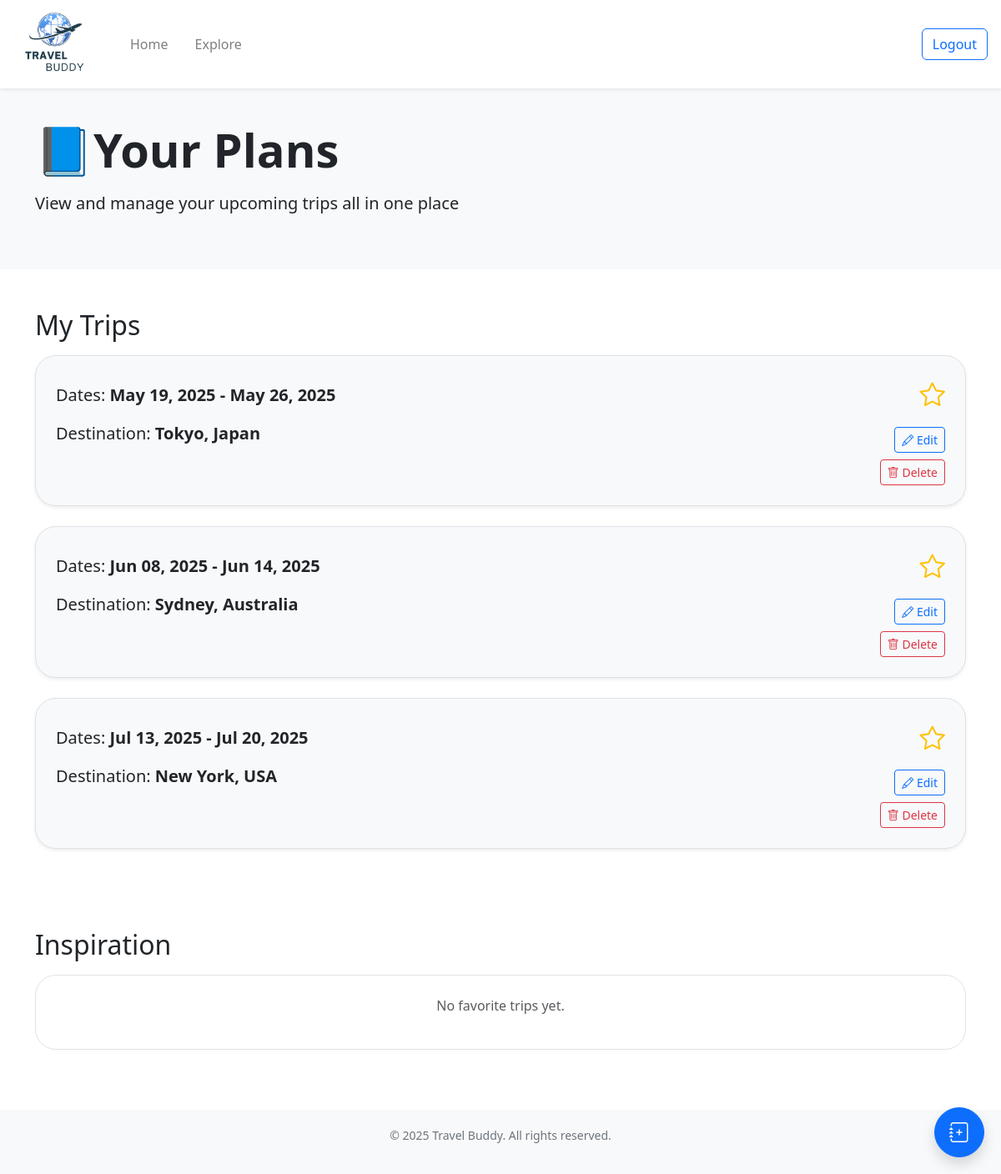
The app's page /home (signed in) with its own data.
### website/models.py (models this page shows)
class Trip(db.Model):
    __tablename__ = 'trip'
    id = db.Column(db.Integer, primary_key=True)
    destination = db.Column(db.String(200), nullable=False)
    start_date = db.Column(db.Date, nullable=False)
    end_date = db.Column(db.Date, nullable=False)
    travelers = db.Column(db.Integer)
    budget = db.Column(db.Integer)
    public = db.Column(db.Boolean, default=False)  # for sharing on explore page (False = private, True = public)
    starred = db.Column(db.Boolean, default=False)
    user_id = db.Column(db.Integer, db.ForeignKey('user.id'))           # each trip belongs to a user
    flights = db.relationship('Flight', backref='trip', cascade="all, delete-orphan")
    hotels = db.relationship('Hotel', backref='trip', cascade="all, delete-orphan")
    activities = db.relationship('Activity', backref='trip', cascade="all, delete-orphan")
    bookings = db.relationship('Booking', backref='trip', cascade="all, delete-orphan")

### website/views.py (the view)
@views.route('/home')
@login_required
def home():
    trips = Trip.query.filter_by(user_id=current_user.id).order_by(Trip.starred.desc(), Trip.start_date.asc()).all()
    favorites = db.session.query(Trip).join(Favorites).filter(Favorites.user_id == current_user.id).all()
    favorites_id = {fav.trip_id for fav in Favorites.query.filter_by(user_id=current_user.id).all()}
    public_trips = Trip.query.filter_by(public=True).all()
    for trip in public_trips:
        trip.liked = trip.id in favorites_id
    return render_template("home.html", user=current_user, trips=trips, favorites=favorites)

### website/__init__.py (called while the page is built)
def create_app():
    app = Flask(__name__)
    app.config['SECRET_KEY'] = 'asdfa asdfa'
    app.config['SQLALCHEMY_DATABASE_URI'] = f'sqlite:///{DB_NAME}'
    app.config['DATABASE'] = os.path.join(app.instance_path, DB_NAME)
    db.init_app(app)
    from .views import views
    from .auth import auth
    app.register_blueprint(views, url_prefix='/')
    app.register_blueprint(auth, url_prefix='/')
    from .models import User
    with app.app_context():
        if not path.exists(DB_NAME):
            db.create_all()
            print("Database created successfully")
    login_manager = LoginManager()
    login_manager.login_view = 'auth.login'
    login_manager.init_app(app)
    @login_manager.user_loader
    def load_user(id):
        return User.query.get(int(id))
    return app

### website/templates/home.html (shortened to what this page needs)
<!DOCTYPE html>
<html>
  <head>
    <link rel="stylesheet" href="https://stackpath.bootstrapcdn.com/bootstrap/4.4.1/css/bootstrap.min.css" />
    <link href="https://cdn.jsdelivr.net/npm/bootstrap-icons/font/bootstrap-icons.css" rel="stylesheet" />
    <link rel="stylesheet" href="https://stackpath.bootstrapcdn.com/font-awesome/4.7.0/css/font-awesome.min.css" />
    <link href="https://cdn.jsdelivr.net/npm/bootstrap@5.3.3/dist/css/bootstrap.min.css" rel="stylesheet" />
    <link href="https://cdnjs.cloudflare.com/ajax/libs/font-awesome/6.4.0/css/all.min.css" rel="stylesheet" />
  </head>
  <body class="min-vh-100 d-flex flex-column">
    <nav class="navbar navbar-expand-lg navbar-light bg-white shadow-sm">
      <a class="navbar-brand ms-3" href="/home">
        <img src="{{ url_for('static', filename='images/logo.png') }}" class="d-inline-block align-top logo-nav" />
      </a>
      <div class="collapse navbar-collapse" id="navbar">
        <ul class="navbar-nav">
          <li class="nav-item">
            <a class="nav-link ms-3" href="/home">Home</a>
          </li>
          <li class="nav-item">
            <a class="nav-link ms-3" href="/explore">Explore</a>
          </li>
        </ul>
        <br />
        <ul class="navbar-nav ms-auto">
          <li class="nav-item">
            <a class="btn btn-outline-primary ms-3 me-3" id="logout" href="/" role="button">Logout</a>
          </li>
        </ul>
      </div>
    </nav>
    <section class="hero">
      <div class="container">
        <h1 class="display-4 font-weight-bold">📘Your Plans</h1>
        <p class="lead mt-3 mb-4">View and manage your upcoming trips all in one place</p>
      </div>
    </section>
    <section class="container my-5">
      <h2 class="mb-3">My Trips</h2>
      {% if trips %} {% for trip in trips %} {% set view_url = url_for('views.view_plan', trip_id=trip.id) %}
      <div class="plan-card mb-4 p-4 shadow-sm clickable-card" onclick="window.location.href='{{ view_url }}';" style="cursor: pointer">
        <div class="d-flex justify-content-between align-items-start">
          <div>
            <p class="fs-5">Dates: <strong>{{ trip.start_date.strftime('%b %d, %Y') }} - {{ trip.end_date.strftime('%b %d, %Y') }}</strong></p>
            <p class="fs-5">Destination: <strong>{{ trip.destination }}</strong></p>
          </div>
          <div class="ms-3 d-flex flex-column align-items-end" onclick="event.stopPropagation();">
            <button type="button" class="btn p-0 border-0 bg-transparent mb-3" onclick="toggleStar(this)" data-trip-id="{{ trip.id }}">
              <i class="bi {% if trip.starred %}bi-star-fill{% else %}bi-star{% endif %}" style="font-size: 1.9rem; color: #ffc107"></i>
            </button>
            <a href="{{ url_for('views.edit_plan', trip_id=trip.id) }}" class="btn btn-sm btn-outline-primary mb-2"> <i class="bi bi-pencil"></i> Edit </a>
            <button type="submit" class="btn btn-sm btn-outline-danger" data-bs-toggle="modal" data-bs-target="#confirmDeleteModal-{{ trip.id }}"><i class="bi bi-trash"></i> Delete</button>
          </div>
        </div>
      </div>
      {% endfor %}
      {% endif %} {% if favorites %}
      <h3 class="mt-4 mb-3">Inspiration</h3>
      <div class="row">
        {% for trip in favorites %}
        <div class="col-md-4 mb-3">
          <div class="card shadow-sm">
            <button class="like-btn btn btn-link p-0 position-absolute" data-trip-id="{{ trip.id }}" style="top: 10px; right: 10px; z-index: 10; font-size: 1.5rem; color: red">
              <i class="{% if trip.liked %}fas{% else %}far{% endif %} fa-heart"></i>
            </button>
            <div class="card-body">
              <h5 class="card-title">{{ trip.destination }}</h5>
              <p class="card-text">
                Duration: {{ (trip.end_date - trip.start_date).days + 1 }} day{{ 's' if (trip.end_date - trip.start_date).days + 1 != 1 else '' }}<br />
                Travelers: {{ trip.travelers }}<br />
                Budget: ${{ trip.budget }}
              </p>
              <a href="{{ url_for('views.explore_plan', trip_id=trip.id) }}" class="btn btn-outline-primary">View Trip</a>
            </div>
          </div>
        </div>
        {% endfor %}
      </div>
      {% else %}
      <br />
      <br />
      <div>
        <h2 class="mt-4 mb-3">Inspiration</h2>
        <div class="card mb-4 p-4 text-center text-muted">
          <p>No favorite trips yet.</p>
        </div>
      </div>
      {% endif %}
    </section>
    <a href="/create-plan" class="btn btn-primary rounded-circle shadow floating-button" title="Add New Plan">
      <i class="bi bi-journal-plus"></i>
    </a>
    <footer class="footer mt-auto">
      <div class="container">
        <p>© 2025 Travel Buddy. All rights reserved.</p>
      </div>
    </footer>
  </body>
</html>

### website/templates/home.html (style rules this page uses)
.hero { background: #f8f9fa; padding: 40px 0; text-align: left; }
.footer { background: #f8f9fa; padding: 20px 0; text-align: center; font-size: 14px; color: #6c757d; }
.logo-nav { width: 100px; height: 80px; object-fit: contain; }
.plan-card { border-radius: 25px; background-color: #f8f9fa; border: 1px solid #dee2e6; transition: box-shadow 0.2s ease; }
.floating-button { position: fixed; bottom: 20px; right: 20px; width: 60px; height: 60px; font-size: 24px; display: flex; align-items: center; justify-content: center; z-index: 1050; padding: 0; }
.floating-button i { line-height: 1; margin: 0; }
.card { border-radius: 25px; border: 1px solid #dee2e6; }

### records on screen
Trip: start_date "May 19, 2025", end_date "May 26, 2025", destination "Tokyo, Japan", starred False (drawn)
Trip: start_date "Jun 08, 2025", end_date "Jun 14, 2025", destination "Sydney, Australia", starred False (drawn)
Trip: start_date "Jul 13, 2025", end_date "Jul 20, 2025", destination "New York, USA", starred False (drawn)
